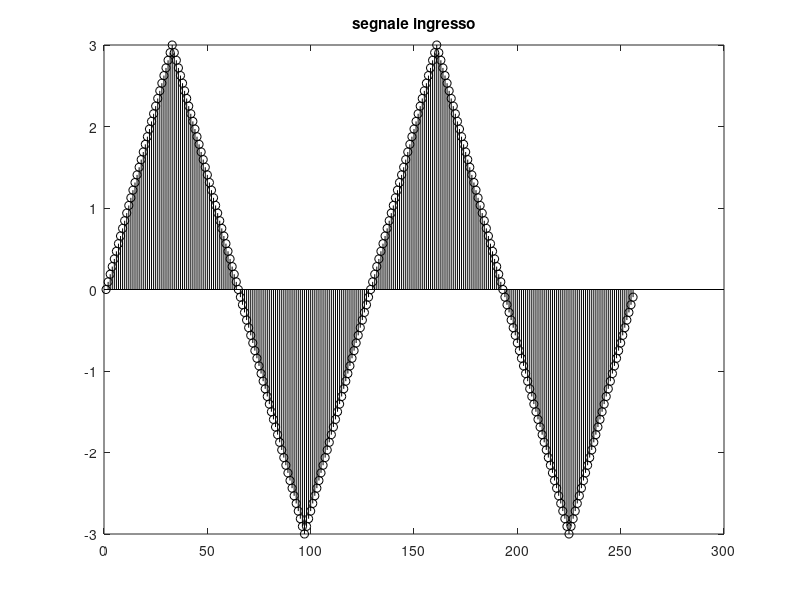
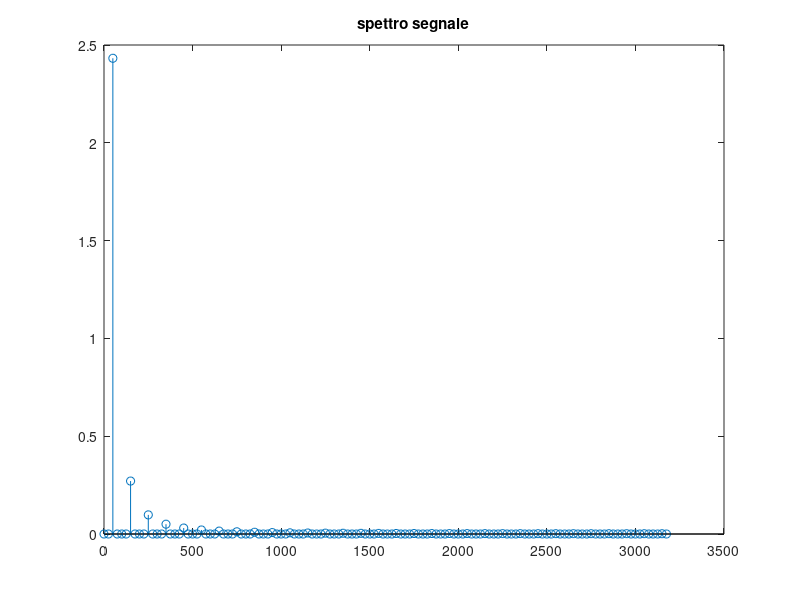
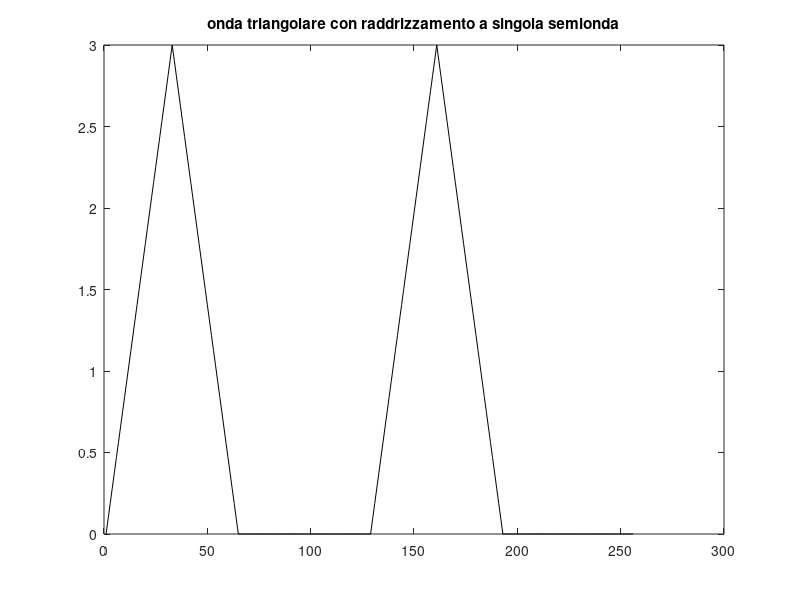
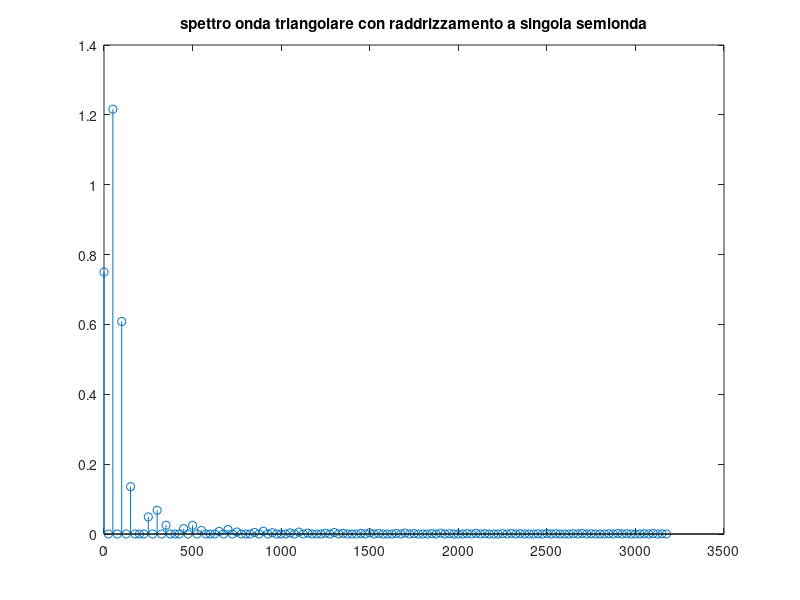

Write the MATLAB code that produced these figures, in order.
%% Generazione Onda Sinusoidale

clc;
clear all;
close all;

N = 256;                        % n punti campionati
f = 50;                         % frequenza componente fondamentale
M = 2;                          % n periodi considerati

K = [1];                        % vettore ordini armonici
A = [5];                        % vettore ampiezze armoniche
P = [0];                        % vettore fasi armoniche (rad)

T = 1 / f;

NP = N / M;                     % n campionamenti per periodo
Tcc = T / NP;                   % n secondi per campionamento

fc = N * f / M;                 % n campionamenti in 1 secondo 
df = fc / N;
delta = f / df - floor(f / df);

n0 = 0;                         % n ordine p. iniziale
LK = length(K);
n = (n0:n0 + N - 1);
Tc = 1 / fc;                    % periodo campionamento
t = Tc * n;                     % campionamento rispetto al tempo
ka = 2 * pi * f / fc;

x0 = 0;
for j = 1:LK
	c = A(j) * sin(ka * K(j) * n + P(j));
	x0 = x0 + c;
end

figure(1);
stem(x0, 'k');
title('segnale ingresso');

% Valore medio e Valore efficace

Vm = mean(x0)
Veff = rms(x0)

% Spettro Segnale

S = fft(x0);
B = abs(S);
len = N / 2;
B = [B(1) 2 * B(2:len)];        % ripiegamento in frequenza
[a] = max(B);
assex = (0:len - 1) * df;

figure(2);
stem(assex, B(1, :) ./ N);
title('spettro segnale');

% Distribuzione Gaussiana

% Introduzione Rumore (media = 0, deviazione standard = 1/3 di A)

u = 0;                          % media
o = A(1) * 1 / 3;               % deviazione standard
n = u + o * randn(1, N);
xn = x0 + n;

figure(3);
stem(xn, 'k');
title('segnale ingresso con rumore');

% Valore medio e Valore efficace con Rumore

Vm_rum1g = mean(xn)
Veff_rum1g = rms(xn)

% Spettro Segnale con Rumore

S = fft(xn);
B = abs(S);
len = N / 2;
B = [B(1) 2 * B(2:len)];        % ripiegamento in frequenza
[a] = max(B);
assex = (0:len - 1) * df;

figure(4);
stem(assex, B(1, :) ./ N);
title('spettro segnale con rumore');

% Introduzione Rumore (media = 3, deviazione standard = 2/3 di A)

u = 3;                          % media
o = A(1) * 2 / 3;               % deviazione standard
n = u + o * randn(1, N);
xn = x0 + n;

figure(5);
stem(xn, 'k');
title('segnale ingresso con rumore');

% Valore medio e Valore efficace con Rumore

Vm_rum2g = mean(xn)
Veff_rum2g = rms(xn)

% Spettro Segnale con Rumore

S = fft(xn);
B = abs(S);
len = N / 2;
B = [B(1) 2 * B(2:len)];        % ripiegamento in frequenza
[a] = max(B);
assex = (0:len - 1) * df;

figure(6);
stem(assex, B(1, :) ./ N);
title('spettro segnale con rumore');

% Distribuzione Uniforme

% Introduzione Rumore (media = 0, deviazione standard = 1/3 di A)

u = 0;                          % media
o = A(1) * 1 / 3;               % deviazione standard
b = u + o * sqrt(12) / 2;       % estremo superiore
a = u - o * sqrt(12) / 2;       % estremo inferiore
n = a + (b - a) .* rand(1, N);
xn = x0 + n;

figure(7);
stem(xn, 'k');
title('segnale ingresso con rumore');

% Valore medio e Valore efficace con Rumore

Vm_rum1u = mean(xn)
Veff_rum1u = rms(xn)

% Spettro Segnale con Rumore

S = fft(xn);
B = abs(S);
len = N / 2;
B = [B(1) 2 * B(2:len)];        % ripiegamento in frequenza
[a] = max(B);
assex = (0:len - 1) * df;

figure(8);
stem(assex, B(1, :) ./ N);
title('spettro segnale con rumore');

% Introduzione Rumore (media = 3, deviazione standard = 2/3 di A)

u = 3;                          % media
o = A(1) * 2 / 3;               % deviazione standard
b = u + o * sqrt(12) / 2;       % estremo superiore
a = u - o * sqrt(12) / 2;       % estremo inferiore
n = a + (b - a) .* rand(1, N);
xn = x0 + n;

figure(9);
stem(xn, 'k');
title('segnale ingresso con rumore');

% Valore medio e Valore efficace con Rumore

Vm_rum2u = mean(xn)
Veff_rum2u = rms(xn)

% Spettro Segnale con Rumore

S = fft(xn);
B = abs(S);
len = N / 2;
B = [B(1) 2 * B(2:len)];        % ripiegamento in frequenza
[a] = max(B);
assex = (0:len - 1) * df;

figure(10);
stem(assex, B(1, :) ./ N);
title('spettro segnale con rumore');

% Raddrizzamento

% Onda Sinusoidale con Raddrizzamento a Singola Semionda

xs = max(0, x0);                % segnale a singola semionda

figure(11), plot(xs, 'k');
title ('onda sinusoidale con raddrizzamento a singola semionda');

Vmean_sin = mean(xs)
Veff_sin = rms(xs)

% Spettro Onda Sinusoidale con Raddrizzamento a Singola Semionda

Ads = fft(xs);
Bds = abs(Ads);
len = N / 2;
Bds = [Bds(1) 2 * Bds(2:len)];  % ripiegamento in frequenza
[ads] = max(Bds);
assex = (0:len - 1) * df;

figure(12), stem(assex, Bds(1, :) ./ N);
title('spettro onda sinusoidale con raddrizzamento a singola semionda');

% Onda Sinusoidale con Raddrizzamento a Doppia Semionda

xrr = abs(x0);                  % segnale a doppia semionda

figure(13), plot(xrr, 'k');
title('onda sinusoidale con raddrizzamento a doppia semionda');

Vmean_double = mean(xrr)
Veff_double = rms(xrr)

% Spettro Onda Sinusoidale con Raddrizzamento a Doppia Semionda

Ads = fft(xrr);
Bds = abs(Ads);
len = N / 2;
Bds = [Bds(1) 2 * Bds(2:len)];  % ripiegamento in frequenza
[ads] = max(Bds);
assex = (0:len - 1) * df;

figure(14), stem(assex, Bds(1, :) ./ N);
title('spettro onda sinusoidale con raddrizzamento a doppia semionda');


%% Generazione Onda Multiarmonica

clc;
clear all;
close all;

N = 256;                        % n punti campionati
f = 50;                         % frequenza componente fondamentale
M = 2;                          % n periodi considerati

K = [1, 2, 5];                  % vettore ordini armonici
A = [3, 4, 5];                  % vettore ampiezze armoniche
P = [0, 0, 0];                  % vettore fasi armoniche (rad)

T = 1 / f;

NP = N / M;                     % n campionamenti per periodo
Tcc = T / NP;                   % n secondi per campionamento

fc = N * f / M;                 % n campionamenti in 1 secondo 
df = fc / N;
delta = f / df - floor(f / df);

n0 = 0;                         % n ordine p. iniziale
LK = length(K);
n = (n0:n0 + N - 1);
Tc = 1 / fc;                    % periodo campionamento
t = Tc * n;                     % campionamento rispetto al tempo
ka = 2 * pi * f / fc;

x0 = 0;
for j = 1:LK
    c = A(j) * sin(ka * K(j) * n + P(j));
	x0 = x0 + c;
end

figure(1);
stem(x0, 'k');
title('segnale ingresso');

% Valore medio e Valore efficace

Vm = mean(x0)
Veff = rms(x0)

% Spettro Segnale

S = fft(x0);
B = abs(S);
len = N / 2;
B = [B(1) 2 * B(2:len)];        % ripiegamento in frequenza
[a] = max(B);
assex = (0:len - 1) * df;

figure(2);
stem(assex, B(1, :) ./ N);
title('spettro segnale');

% Distribuzione Gaussiana

% Introduzione Rumore (media = 0, deviazione standard = 1/3 di A)

u = 0;                          % media
o = max(A) * 1 / 3;             % deviazione standard
n = u + o * randn(1, N);
xn = x0 + n;

figure(3);
stem(xn, 'k');
title('segnale ingresso con rumore');

% Valore medio e Valore efficace con Rumore

Vm_rum1g = mean(xn)
Veff_rum1g = rms(xn)

% Spettro Segnale con Rumore

S = fft(xn);
B = abs(S);
len = N / 2;
B = [B(1) 2 * B(2:len)];        % ripiegamento in frequenza
[a] = max(B);
assex = (0:len - 1) * df;

figure(4);
stem(assex, B(1, :) ./ N);
title('spettro segnale con rumore');

% Introduzione Rumore (media = 3, deviazione standard = 2/3 di A)

u = 3;                          % media
o = max(A) * 2 / 3;             % deviazione standard
n = u + o * randn(1, N);
xn = x0 + n;

figure(5);
stem(xn, 'k');
title('segnale ingresso con rumore');

% Valore medio e Valore efficace con Rumore

Vm_rum2g = mean(xn)
Veff_rum2g = rms(xn)

% Spettro Segnale con Rumore

S = fft(xn);
B = abs(S);
len = N / 2;
B = [B(1) 2 * B(2:len)];        % ripiegamento in frequenza
[a] = max(B);
assex = (0:len - 1) * df;

figure(6);
stem(assex, B(1, :) ./ N);
title('spettro segnale con rumore');

% Distribuzione Uniforme

% Introduzione Rumore (media = 0, deviazione standard = 1/3 di A)

u = 0;                          % media
o = max(A) * 1 / 3;             % deviazione standard
b = u + o * sqrt(12) / 2;       % estremo superiore
a = u - o * sqrt(12) / 2;       % estremo inferiore
n = a + (b - a) .* rand(1, N);
xn = x0 + n;

figure(7);
stem(xn, 'k');
title('segnale ingresso con rumore');

% Valore medio e Valore efficace con Rumore

Vm_rum1u = mean(xn)
Veff_rum1u = rms(xn)

% Spettro Segnale con Rumore

S = fft(xn);
B = abs(S);
len = N / 2;
B = [B(1) 2 * B(2:len)];        % ripiegamento in frequenza
[a] = max(B);
assex = (0:len - 1) * df;

figure(8);
stem(assex, B(1, :) ./ N);
title('spettro segnale con rumore');

% Introduzione Rumore (media = 3, deviazione standard = 2/3 di A)

u = 3;                          % media
o = max(A) * 2 / 3;             % deviazione standard
b = u + o * sqrt(12) / 2;       % estremo superiore
a = u - o * sqrt(12) / 2;       % estremo inferiore
n = a + (b - a) .* rand(1, N);
xn = x0 + n;

figure(9);
stem(xn, 'k');
title('segnale ingresso con rumore');

% Valore medio e Valore efficace con Rumore

Vm_rum2u = mean(xn)
Veff_rum2u = rms(xn)

% Spettro Segnale con Rumore

S = fft(xn);
B = abs(S);
len = N / 2;
B = [B(1) 2 * B(2:len)];        % ripiegamento in frequenza
[a] = max(B);
assex = (0:len - 1) * df;

figure(10);
stem(assex, B(1, :) ./ N);
title('spettro segnale con rumore');


%% Generazione Onda Quadra

clc;
clear all;
close all;

N = 256;                        % n punti campionati
f = 50;                         % frequenza componente fondamentale
M = 2;                          % n periodi considerati

A = 3;                          % vettore ampiezze armoniche

T = 1 / f;

NP = N / M;                     % n campionamenti per periodo
Tcc = T / NP;                   % n secondi per campionamento

fc = N * f / M;                 % n campionamenti in 1 secondo 
df = fc / N;
delta = f / df - floor(f / df);

n0 = 0;                         % n ordine p. iniziale
n = (n0:n0 + N - 1);
Tc = 1 / fc;                    % periodo campionamento
t = Tc * n;                     % campionamento rispetto al tempo

x0 = 0;
c = A * square(2 * pi * f * t); % segnale
x0 = x0 + c;

figure(1);
stem(x0, 'k');
title('segnale ingresso');

% Valore medio e Valore efficace

Vm = mean(x0)
Veff = rms(x0)

% Spettro Segnale

S = fft(x0);
B = abs(S);
len = N / 2;
B = [B(1) 2 * B(2:len)];        % ripiegamento in frequenza
[a] = max(B);
assex = (0:len - 1) * df;

figure(2);
stem(assex, B(1, :) ./ N);
title('spettro segnale');

% Raddrizzamento

% Onda Quadra con Raddrizzamento a Singola Semionda

xs = max(0, x0);                % segnale a singola semionda

figure(3), plot(xs, 'k');
title ('onda quadra con raddrizzamento a singola semionda');

Vmean_sin = mean(xs)
Veff_sin = rms(xs)

% Spettro Onda Quadra con Raddrizzamento a Singola Semionda

Ads = fft(xs);
Bds = abs(Ads);
len = N / 2;
Bds = [Bds(1) 2 * Bds(2:len)];  % ripiegamento in frequenza
[ads] = max(Bds);
assex = (0:len - 1) * df;

figure(4), stem(assex, Bds(1, :) ./ N);
title('spettro onda quadra con raddrizzamento a singola semionda');

% Onda Quadra con Raddrizzamento a Doppia Semionda

xrr = abs(x0);                  % segnale a doppia semionda

figure(5), plot(xrr, 'k');
title('onda quadra con raddrizzamento a doppia semionda');

Vmean_double = mean(xrr)
Veff_double = rms(xrr)

% Spettro Onda Quadra con Raddrizzamento a Doppia Semionda

Ads = fft(xrr);
Bds = abs(Ads);
len = N / 2;
Bds = [Bds(1) 2 * Bds(2:len)];  % ripiegamento in frequenza
[ads] = max(Bds);
assex = (0:len - 1) * df;

figure(6), stem(assex, Bds(1, :) ./ N);
title('spettro onda quadra con raddrizzamento a doppia semionda');


%% Generazione Onda Triangolare

clc;
clear all;
close all;

N = 256;                        % n punti campionati
f = 50;                         % frequenza componente fondamentale
M = 2;                          % n periodi considerati

A = 3;                          % vettore ampiezze armoniche

T = 1 / f;

NP = N / M;                     % n campionamenti per periodo
Tcc = T / NP;                   % n secondi per campionamento

fc = N * f / M;                 % n campionamenti in 1 secondo 
df = fc / N;
delta = f / df - floor(f / df);

n0 = 0;                         % n ordine p. iniziale
n = (n0:n0 + N - 1);
Tc = 1 / fc;                    % periodo campionamento
t = Tc * n;                     % campionamento rispetto al tempo

x0 = 0;
c = A * sawtooth(2 * pi * f * (t + N / (M * 4) * Tc), 0.5); % segnale
x0 = x0 + c;

figure(1);
stem(x0, 'k');
title('segnale ingresso');

% Valore medio e Valore efficace

Vm = mean(x0)
Veff = rms(x0)

% Spettro Segnale

S = fft(x0);
B = abs(S);
len = N / 2;
B = [B(1) 2 * B(2:len)];        % ripiegamento in frequenza
[a] = max(B);
assex = (0:len - 1) * df;

figure(2);
stem(assex, B(1, :) ./ N);
title('spettro segnale');

% Raddrizzamento

% Onda Triangolare con Raddrizzamento a Singola Semionda

xs = max(0, x0);                % segnale a singola semionda

figure(3), plot(xs, 'k');
title ('onda triangolare con raddrizzamento a singola semionda');

Vmean_sin = mean(xs)
Veff_sin = rms(xs)

% Spettro Onda Triangolare con Raddrizzamento a Singola Semionda

Ads = fft(xs);
Bds = abs(Ads);
len = N / 2;
Bds = [Bds(1) 2 * Bds(2:len)];  % ripiegamento in frequenza
[ads] = max(Bds);
assex = (0:len - 1) * df;

figure(4), stem(assex, Bds(1, :) ./ N);
title('spettro onda triangolare con raddrizzamento a singola semionda');

% Onda Triangolare con Raddrizzamento a Doppia Semionda

xrr = abs(x0);                  % segnale a doppia semionda

figure(5), plot(xrr, 'k');
title('onda triangolare con raddrizzamento a doppia semionda');

Vmean_double = mean(xrr)
Veff_double = rms(xrr)

% Spettro Onda Triangolare con Raddrizzamento a Doppia Semionda

Ads = fft(xrr);
Bds = abs(Ads);
len = N / 2;
Bds = [Bds(1) 2 * Bds(2:len)];  % ripiegamento in frequenza
[ads] = max(Bds);
assex = (0:len - 1) * df;

figure(6), stem(assex, Bds(1, :) ./ N);
title('spettro onda triangolare con raddrizzamento a doppia semionda');